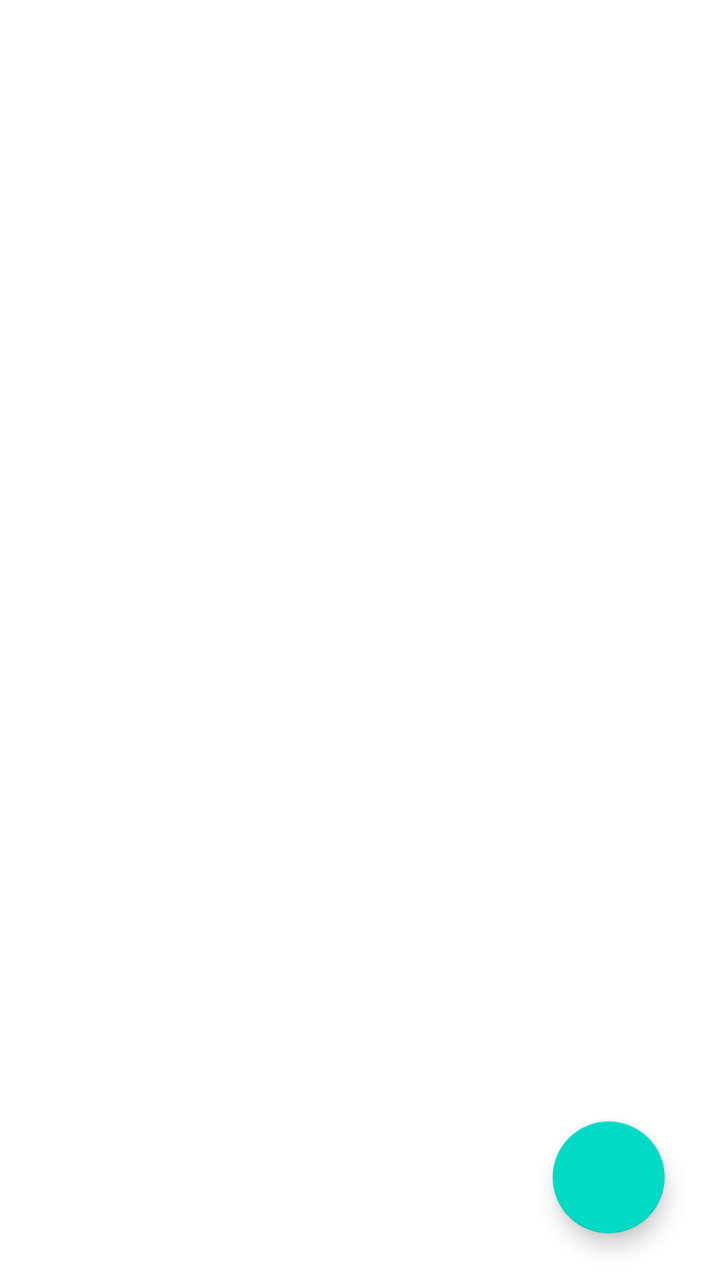
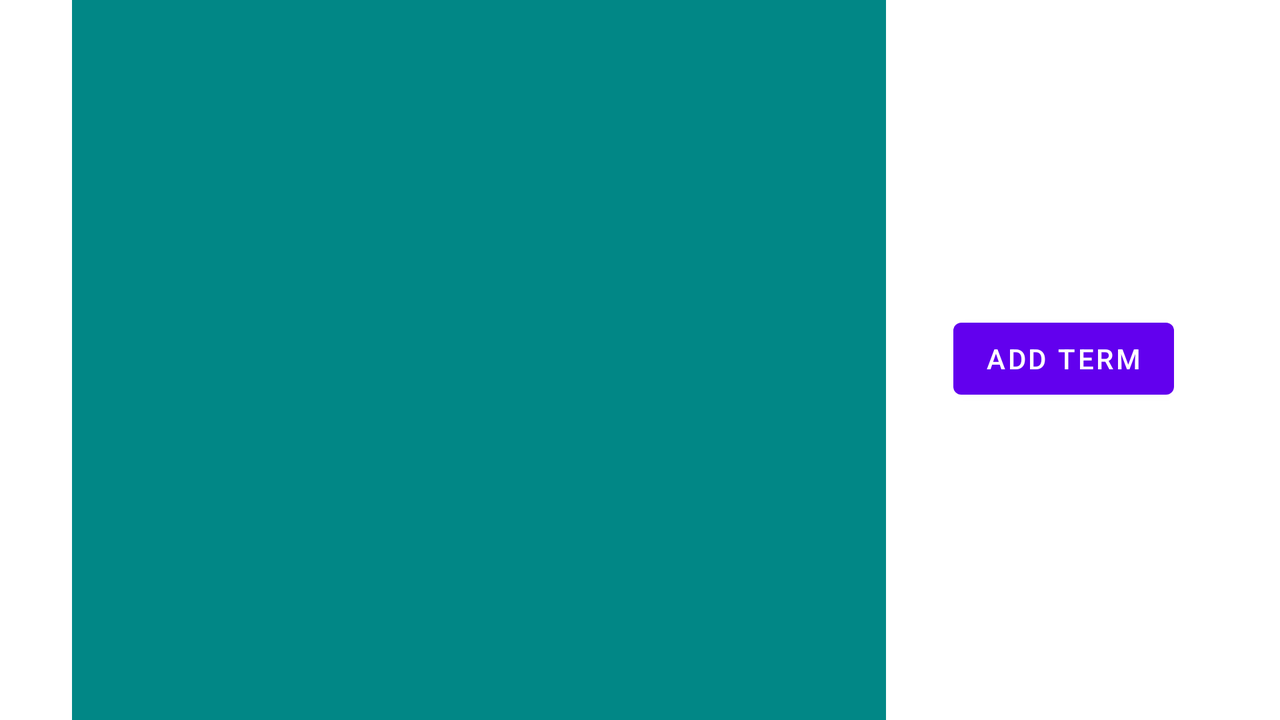

Two renders of one Android screen. The first uses the default layout on a phone; the second uses the alternative layout the repository ships for a different screen configuration, on a matching device. The two XML files are below.
<!-- AndroidManifest.xml: application theme Theme.TermSchedulerBrandonClay -->
<!-- res/layout/activity_term_list.xml -->
<?xml version="1.0" encoding="utf-8"?>
<androidx.constraintlayout.widget.ConstraintLayout xmlns:android="http://schemas.android.com/apk/res/android"
    xmlns:app="http://schemas.android.com/apk/res-auto"
    xmlns:tools="http://schemas.android.com/tools"
    android:layout_width="match_parent"
    android:layout_height="match_parent"
    tools:context=".UI.TermList">

    <com.google.android.material.floatingactionbutton.FloatingActionButton
        android:id="@+id/floatingActionButton"
        android:layout_width="wrap_content"
        android:layout_height="wrap_content"
        android:clickable="true"
        android:onClick="goToDetailedTerm"
        app:layout_constraintBottom_toBottomOf="parent"
        app:layout_constraintEnd_toEndOf="parent"
        app:layout_constraintHorizontal_bias="0.909"
        app:layout_constraintStart_toStartOf="parent"
        app:layout_constraintTop_toTopOf="parent"
        app:layout_constraintVertical_bias="0.96"
        app:srcCompat="@drawable/ic_baseline_add_24" />
</androidx.constraintlayout.widget.ConstraintLayout>
<!-- resources referenced by this layout -->
<resources>
  <style name="Theme.TermSchedulerBrandonClay" parent="Theme.MaterialComponents.DayNight.DarkActionBar">
          
          <item name="colorPrimary">@color/purple_500</item>
          <item name="colorPrimaryVariant">@color/purple_700</item>
          <item name="colorOnPrimary">@color/white</item>
          
          <item name="colorSecondary">@color/teal_200</item>
          <item name="colorSecondaryVariant">@color/teal_700</item>
          <item name="colorOnSecondary">@color/black</item>
          
          <item name="android:statusBarColor" tools:targetApi="l">?attr/colorPrimaryVariant</item>
          
      </style>
  <color name="purple_500">#FF6200EE</color>
  <color name="purple_700">#FF3700B3</color>
  <color name="white">#FFFFFFFF</color>
  <color name="teal_200">#FF03DAC5</color>
  <color name="teal_700">#FF018786</color>
  <color name="black">#FF000000</color>
</resources>
<!-- res/layout-land/activity_term_list.xml (the repository's variant of the layout above) -->
<!-- drawn on the phone turned sideways -->
<?xml version="1.0" encoding="utf-8"?>
<androidx.constraintlayout.widget.ConstraintLayout xmlns:android="http://schemas.android.com/apk/res/android"
    xmlns:app="http://schemas.android.com/apk/res-auto"
    xmlns:tools="http://schemas.android.com/tools"
    android:layout_width="match_parent"
    android:layout_height="match_parent"
    tools:context=".UI.TermActivity">

    <Button
        android:id="@+id/addTerm"
        android:layout_width="wrap_content"
        android:layout_height="wrap_content"
        android:clickable="true"
        android:onClick="goToDetailedTerm"
        android:text="Add Term"
        app:layout_constraintBottom_toBottomOf="parent"
        app:layout_constraintEnd_toEndOf="parent"
        app:layout_constraintHorizontal_bias="0.9"
        app:layout_constraintStart_toStartOf="parent"
        app:layout_constraintTop_toTopOf="parent"
        app:layout_constraintVertical_bias="0.498"
        app:srcCompat="@drawable/ic_baseline_add_24" />

    <androidx.recyclerview.widget.RecyclerView
        android:id="@+id/termRecyclerView"
        android:layout_width="407dp"
        android:layout_height="641dp"
        android:background="@color/teal_700"
        app:layout_constraintBottom_toBottomOf="parent"
        app:layout_constraintEnd_toEndOf="parent"
        app:layout_constraintHorizontal_bias="0.154"
        app:layout_constraintStart_toStartOf="parent"
        app:layout_constraintTop_toTopOf="parent"
        app:layout_constraintVertical_bias="0.0" />
</androidx.constraintlayout.widget.ConstraintLayout>
<!-- resources referenced by the variant -->
<!-- as the phone turned sideways resolves them -->
<resources>
  <color name="teal_700">#FF018786</color>
  <style name="Theme.TermSchedulerBrandonClay" parent="Theme.MaterialComponents.DayNight.DarkActionBar">
          
          <item name="colorPrimary">@color/purple_500</item>
          <item name="colorPrimaryVariant">@color/purple_700</item>
          <item name="colorOnPrimary">@color/white</item>
          
          <item name="colorSecondary">@color/teal_200</item>
          <item name="colorSecondaryVariant">@color/teal_700</item>
          <item name="colorOnSecondary">@color/black</item>
          
          <item name="android:statusBarColor" tools:targetApi="l">?attr/colorPrimaryVariant</item>
          
      </style>
  <color name="purple_500">#FF6200EE</color>
  <color name="purple_700">#FF3700B3</color>
  <color name="white">#FFFFFFFF</color>
  <color name="teal_200">#FF03DAC5</color>
  <color name="black">#FF000000</color>
</resources>
